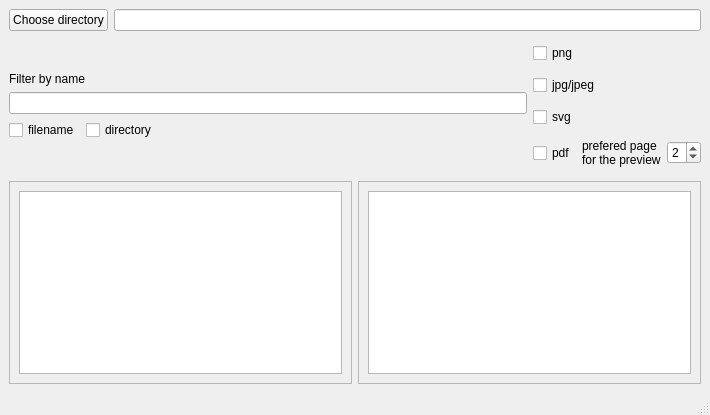
<?xml version="1.0" encoding="UTF-8"?>
<ui version="4.0">
 <class>MainWindow</class>
 <widget class="QMainWindow" name="MainWindow">
  <property name="geometry">
   <rect>
    <x>0</x>
    <y>0</y>
    <width>710</width>
    <height>415</height>
   </rect>
  </property>
  <property name="windowTitle">
   <string>RecImagePreview</string>
  </property>
  <widget class="QWidget" name="centralwidget">
   <layout class="QGridLayout" name="gridLayout_3">
    <item row="0" column="0">
     <layout class="QVBoxLayout" name="verticalLayout_2">
      <item>
       <layout class="QHBoxLayout" name="horizontalLayout_2">
        <item>
         <widget class="QPushButton" name="pushButton">
          <property name="text">
           <string>Choose directory</string>
          </property>
         </widget>
        </item>
        <item>
         <widget class="QLineEdit" name="lineEdit"/>
        </item>
       </layout>
      </item>
      <item>
       <layout class="QHBoxLayout" name="horizontalLayout_5">
        <item>
         <layout class="QVBoxLayout" name="verticalLayout">
          <item>
           <spacer name="verticalSpacer_2">
            <property name="orientation">
             <enum>Qt::Vertical</enum>
            </property>
            <property name="sizeHint" stdset="0">
             <size>
              <width>20</width>
              <height>40</height>
             </size>
            </property>
           </spacer>
          </item>
          <item>
           <widget class="QLabel" name="label">
            <property name="text">
             <string>Filter by name</string>
            </property>
           </widget>
          </item>
          <item>
           <widget class="QLineEdit" name="lineEdit_2"/>
          </item>
          <item>
           <layout class="QHBoxLayout" name="horizontalLayout_3">
            <item>
             <widget class="QCheckBox" name="checkBox_5">
              <property name="text">
               <string>filename</string>
              </property>
              <property name="icon">
               <iconset theme="file"/>
              </property>
             </widget>
            </item>
            <item>
             <widget class="QCheckBox" name="checkBox_6">
              <property name="text">
               <string>directory</string>
              </property>
              <property name="icon">
               <iconset theme="directory"/>
              </property>
             </widget>
            </item>
            <item>
             <spacer name="horizontalSpacer">
              <property name="orientation">
               <enum>Qt::Horizontal</enum>
              </property>
              <property name="sizeHint" stdset="0">
               <size>
                <width>40</width>
                <height>20</height>
               </size>
              </property>
             </spacer>
            </item>
           </layout>
          </item>
          <item>
           <spacer name="verticalSpacer">
            <property name="orientation">
             <enum>Qt::Vertical</enum>
            </property>
            <property name="sizeHint" stdset="0">
             <size>
              <width>20</width>
              <height>40</height>
             </size>
            </property>
           </spacer>
          </item>
         </layout>
        </item>
        <item>
         <layout class="QVBoxLayout" name="verticalLayout_3">
          <item>
           <widget class="QCheckBox" name="checkBox">
            <property name="text">
             <string>png</string>
            </property>
           </widget>
          </item>
          <item>
           <widget class="QCheckBox" name="checkBox_2">
            <property name="text">
             <string>jpg/jpeg</string>
            </property>
           </widget>
          </item>
          <item>
           <widget class="QCheckBox" name="checkBox_3">
            <property name="text">
             <string>svg</string>
            </property>
           </widget>
          </item>
          <item>
           <layout class="QHBoxLayout" name="horizontalLayout">
            <item>
             <widget class="QCheckBox" name="checkBox_4">
              <property name="text">
               <string>pdf</string>
              </property>
             </widget>
            </item>
            <item>
             <widget class="QLabel" name="label_2">
              <property name="text">
               <string>prefered page 
for the preview</string>
              </property>
             </widget>
            </item>
            <item>
             <widget class="QSpinBox" name="spinBox">
              <property name="minimum">
               <number>1</number>
              </property>
              <property name="maximum">
               <number>5</number>
              </property>
              <property name="value">
               <number>2</number>
              </property>
             </widget>
            </item>
           </layout>
          </item>
         </layout>
        </item>
       </layout>
      </item>
      <item>
       <layout class="QHBoxLayout" name="horizontalLayout_4">
        <item>
         <widget class="QScrollArea" name="scrollArea_2">
          <property name="widgetResizable">
           <bool>true</bool>
          </property>
          <widget class="QWidget" name="scrollAreaWidgetContents_2">
           <property name="geometry">
            <rect>
             <x>0</x>
             <y>0</y>
             <width>340</width>
             <height>163</height>
            </rect>
           </property>
           <layout class="QGridLayout" name="gridLayout_2">
            <item row="0" column="0">
             <widget class="QTreeView" name="treeView"/>
            </item>
           </layout>
          </widget>
         </widget>
        </item>
        <item>
         <widget class="QScrollArea" name="scrollArea">
          <property name="widgetResizable">
           <bool>true</bool>
          </property>
          <widget class="QWidget" name="scrollAreaWidgetContents">
           <property name="geometry">
            <rect>
             <x>0</x>
             <y>0</y>
             <width>340</width>
             <height>163</height>
            </rect>
           </property>
           <layout class="QGridLayout" name="gridLayout">
            <item row="0" column="0">
             <widget class="QListView" name="listView"/>
            </item>
           </layout>
          </widget>
         </widget>
        </item>
       </layout>
      </item>
     </layout>
    </item>
   </layout>
  </widget>
  <widget class="QStatusBar" name="statusbar"/>
 </widget>
 <resources/>
 <connections/>
</ui>
